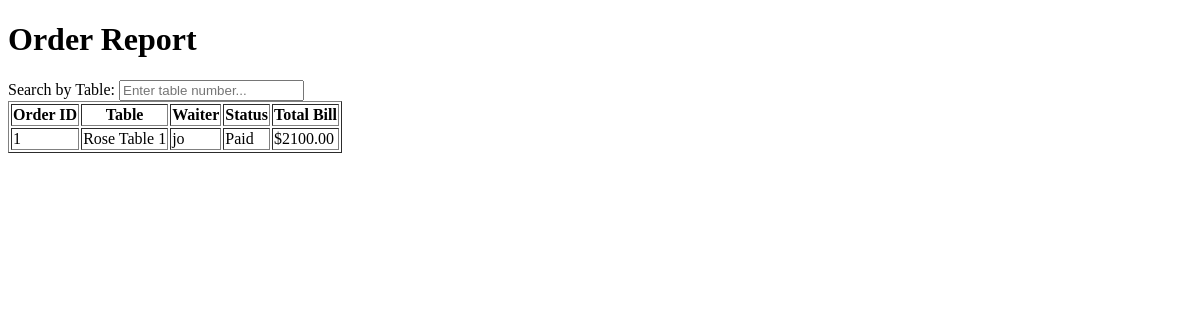
Page /restaurant/order_report/ on the earlier database version.
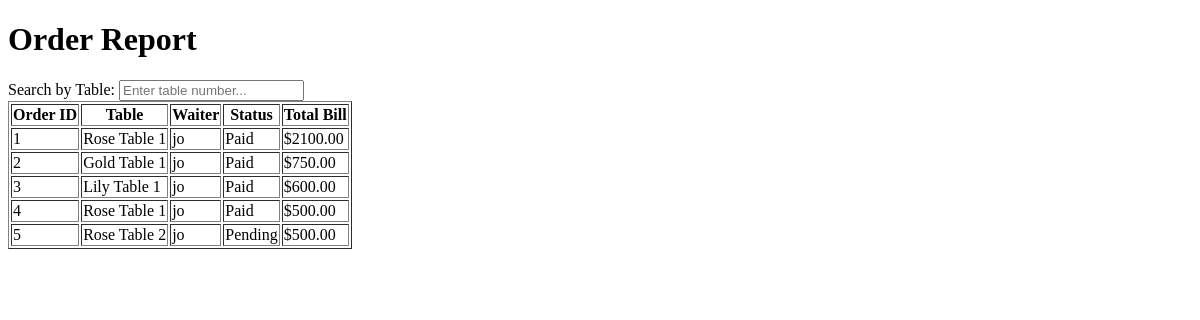
Same page on the later database version.
### restaurant/models.py (models this page shows, shortened)
class Order(models.Model):
    STATUS_CHOICES = [
        ('Pending', 'Pending'),
        ('received', 'Received'),
        ('food_prepared', 'Food Prepared'),
        ('Paid', 'Paid'),
        ('Cancelled', 'Cancelled'),
    ]
    table = models.ForeignKey(Table, on_delete=models.CASCADE, default=1)
    waiter = models.ForeignKey(User, on_delete=models.CASCADE, limit_choices_to={'is_waiter': True}, default=1)
    timestamp = models.DateTimeField(default=timezone.now)
    status = models.CharField(max_length=20, choices=STATUS_CHOICES, default='Pending')
    def calculate_bill(self):
        total = 0
        order_items = self.orderitem_set.all()
        for order_item in order_items:
            total += order_item.menu_item.price * order_item.quantity
        return total

class Table(models.Model):
    name = models.CharField(max_length=50)
    def __str__(self):
        return self.name
    class Meta:
        verbose_name_plural = 'tables'

class OrderItem(models.Model):
    order = models.ForeignKey(Order, on_delete=models.CASCADE)
    menu_item = models.ForeignKey(Menu, on_delete=models.CASCADE)
    quantity = models.PositiveIntegerField()

class Menu(models.Model):
    name = models.CharField(max_length=100)
    price = models.DecimalField(default=0, decimal_places=2, max_digits=6)
    category = models.ForeignKey(Category, on_delete=models.CASCADE)
    ingredients = models.ManyToManyField(Ingredient)
    description = models.CharField(max_length=250, blank=True)
    image = models.ImageField(upload_to='uploads/menu/')

### accounts/models.py (models this page shows)
class User(AbstractUser):
    is_manager= models.BooleanField('Is manager', default=False)
    is_waiter = models.BooleanField('Is waiter', default=False)
    is_kitchen = models.BooleanField('Is kitchen', default=False)
    is_cashier = models.BooleanField('Is cashier', default=False)

### restaurant/views.py (the view)
# urls.py: path('order_report/', views.order_report, name='order_report'),
def order_report(request, table_id=None):
    if table_id:
        orders = Order.objects.filter(table_id=table_id)
    else:
        orders = Order.objects.all()
    return render(request, 'order_report.html', {'orders': orders})

### restaurant/templates/order_report.html (shortened to what this page needs)
<!DOCTYPE html>
<html lang="en">
<head>
</head>
<body>
    <h1>Order Report</h1>
    <label for="table-search">Search by Table:</label>
    <input type="text" id="table-search" onkeyup="filterTable()" placeholder="Enter table number...">
    <table border="1">
        <thead>
            <tr>
                <th>Order ID</th>
                <th>Table</th>
                <th>Waiter</th>
                <th>Status</th>
                <th>Total Bill</th>
            </tr>
        </thead>
        <tbody id="order-table-body">
            {% for order in orders %}
            <tr>
                <td>{{ order.id }}</td>
                <td>{{ order.table }}</td>
                <td>{{ order.waiter }}</td>
                <td>{{ order.status }}</td>
                <td>${{ order.calculate_bill }}</td>
            </tr>
            {% endfor %}
        </tbody>
    </table>
</body>
</html>

Differences in the rows shown:
added Order: id "2", table "Gold Table 1", waiter "jo", status "Paid", calculate_bill "750.00"
added Order: id "3", table "Lily Table 1", waiter "jo", status "Paid", calculate_bill "600.00"
added Order: id "4", table "Rose Table 1", waiter "jo", status "Paid", calculate_bill "500.00"
added Order: id "5", table "Rose Table 2", waiter "jo", status "Pending", calculate_bill "500.00"
